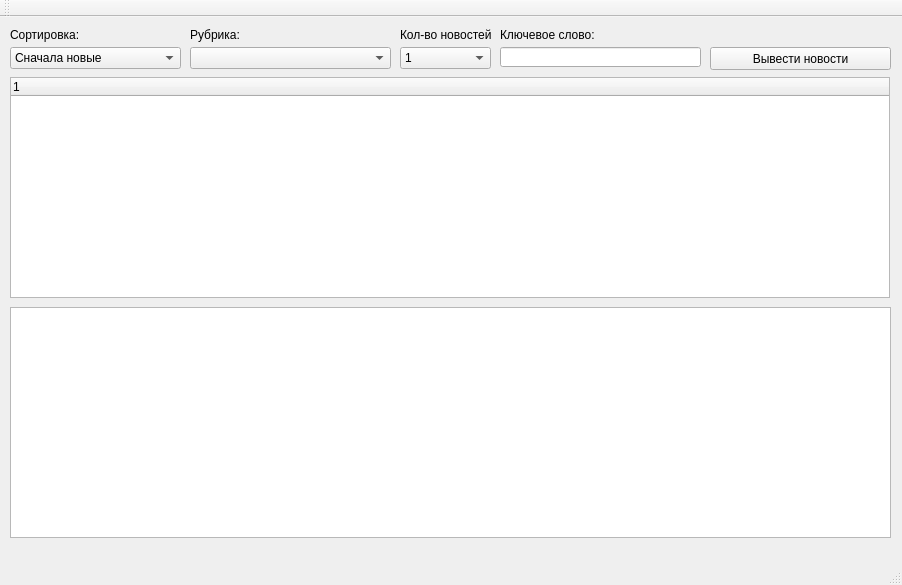
<?xml version="1.0" encoding="UTF-8"?>
<ui version="4.0">
 <class>MainWindow</class>
 <widget class="QMainWindow" name="MainWindow">
  <property name="geometry">
   <rect>
    <x>0</x>
    <y>0</y>
    <width>902</width>
    <height>585</height>
   </rect>
  </property>
  <property name="minimumSize">
   <size>
    <width>50</width>
    <height>50</height>
   </size>
  </property>
  <property name="windowTitle">
   <string>MainWindow</string>
  </property>
  <widget class="QWidget" name="centralWidget">
   <widget class="QPushButton" name="pushButton">
    <property name="geometry">
     <rect>
      <x>710</x>
      <y>30</y>
      <width>181</width>
      <height>23</height>
     </rect>
    </property>
    <property name="text">
     <string>Вывести новости</string>
    </property>
   </widget>
   <widget class="QLineEdit" name="lineEdit">
    <property name="geometry">
     <rect>
      <x>500</x>
      <y>30</y>
      <width>201</width>
      <height>20</height>
     </rect>
    </property>
   </widget>
   <widget class="QComboBox" name="comboBox">
    <property name="geometry">
     <rect>
      <x>190</x>
      <y>30</y>
      <width>201</width>
      <height>22</height>
     </rect>
    </property>
   </widget>
   <widget class="QLabel" name="label_2">
    <property name="geometry">
     <rect>
      <x>500</x>
      <y>10</y>
      <width>121</width>
      <height>16</height>
     </rect>
    </property>
    <property name="text">
     <string>Ключевое слово:</string>
    </property>
   </widget>
   <widget class="QComboBox" name="comboBox_2">
    <property name="geometry">
     <rect>
      <x>10</x>
      <y>30</y>
      <width>171</width>
      <height>22</height>
     </rect>
    </property>
    <item>
     <property name="text">
      <string>Сначала новые</string>
     </property>
    </item>
    <item>
     <property name="text">
      <string>Сначала старые</string>
     </property>
    </item>
   </widget>
   <widget class="QLabel" name="label">
    <property name="geometry">
     <rect>
      <x>10</x>
      <y>10</y>
      <width>201</width>
      <height>16</height>
     </rect>
    </property>
    <property name="text">
     <string>Сортировка:</string>
    </property>
   </widget>
   <widget class="QLabel" name="label_3">
    <property name="geometry">
     <rect>
      <x>190</x>
      <y>10</y>
      <width>151</width>
      <height>16</height>
     </rect>
    </property>
    <property name="text">
     <string>Рубрика:</string>
    </property>
   </widget>
   <widget class="QPlainTextEdit" name="plainTextEdit">
    <property name="geometry">
     <rect>
      <x>10</x>
      <y>290</y>
      <width>881</width>
      <height>231</height>
     </rect>
    </property>
    <property name="plainText">
     <string/>
    </property>
   </widget>
   <widget class="QTreeWidget" name="treeWidget">
    <property name="geometry">
     <rect>
      <x>10</x>
      <y>60</y>
      <width>880</width>
      <height>221</height>
     </rect>
    </property>
    <column>
     <property name="text">
      <string notr="true">1</string>
     </property>
    </column>
   </widget>
   <widget class="QComboBox" name="comboBox_3">
    <property name="geometry">
     <rect>
      <x>400</x>
      <y>30</y>
      <width>91</width>
      <height>22</height>
     </rect>
    </property>
    <item>
     <property name="text">
      <string>1</string>
     </property>
    </item>
    <item>
     <property name="text">
      <string>3</string>
     </property>
    </item>
    <item>
     <property name="text">
      <string>5</string>
     </property>
    </item>
    <item>
     <property name="text">
      <string>10</string>
     </property>
    </item>
    <item>
     <property name="text">
      <string>25</string>
     </property>
    </item>
    <item>
     <property name="text">
      <string>50</string>
     </property>
    </item>
   </widget>
   <widget class="QLabel" name="label_5">
    <property name="geometry">
     <rect>
      <x>400</x>
      <y>10</y>
      <width>91</width>
      <height>16</height>
     </rect>
    </property>
    <property name="text">
     <string>Кол-во новостей:</string>
    </property>
   </widget>
  </widget>
  <widget class="QMenuBar" name="menuBar">
   <property name="geometry">
    <rect>
     <x>0</x>
     <y>0</y>
     <width>902</width>
     <height>21</height>
    </rect>
   </property>
  </widget>
  <widget class="QToolBar" name="mainToolBar">
   <attribute name="toolBarArea">
    <enum>TopToolBarArea</enum>
   </attribute>
   <attribute name="toolBarBreak">
    <bool>false</bool>
   </attribute>
  </widget>
  <widget class="QStatusBar" name="statusBar"/>
 </widget>
 <layoutdefault spacing="6" margin="11"/>
 <resources/>
 <connections/>
</ui>
